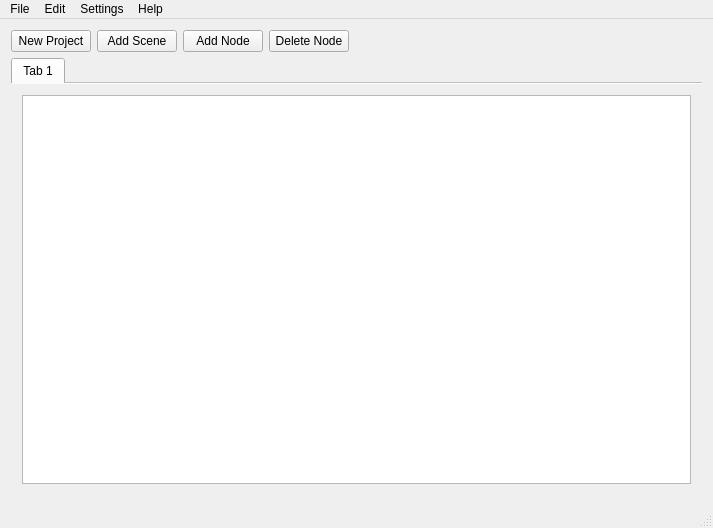
<?xml version="1.0" encoding="UTF-8"?>
<ui version="4.0">
 <class>MainWindow</class>
 <widget class="QMainWindow" name="MainWindow">
  <property name="geometry">
   <rect>
    <x>0</x>
    <y>0</y>
    <width>713</width>
    <height>528</height>
   </rect>
  </property>
  <property name="windowTitle">
   <string>MAudio Editor</string>
  </property>
  <widget class="QWidget" name="centralWidget">
   <layout class="QGridLayout" name="gridLayout">
    <item row="0" column="0">
     <layout class="QVBoxLayout" name="verticalLayout">
      <item>
       <layout class="QHBoxLayout" name="horizontalLayout">
        <item>
         <widget class="QPushButton" name="pushButton_3">
          <property name="text">
           <string>New Project</string>
          </property>
         </widget>
        </item>
        <item>
         <widget class="QPushButton" name="pushButton_4">
          <property name="text">
           <string>Add Scene</string>
          </property>
         </widget>
        </item>
        <item>
         <widget class="QPushButton" name="pushButton_2">
          <property name="text">
           <string>Add Node</string>
          </property>
         </widget>
        </item>
        <item>
         <widget class="QPushButton" name="pushButton">
          <property name="text">
           <string>Delete Node</string>
          </property>
         </widget>
        </item>
        <item>
         <spacer name="horizontalSpacer">
          <property name="orientation">
           <enum>Qt::Horizontal</enum>
          </property>
          <property name="sizeHint" stdset="0">
           <size>
            <width>40</width>
            <height>20</height>
           </size>
          </property>
         </spacer>
        </item>
       </layout>
      </item>
      <item>
       <layout class="QHBoxLayout" name="horizontalLayout_2">
        <item>
         <widget class="QTabWidget" name="tabWidget">
          <property name="sizePolicy">
           <sizepolicy hsizetype="Expanding" vsizetype="Expanding">
            <horstretch>0</horstretch>
            <verstretch>0</verstretch>
           </sizepolicy>
          </property>
          <property name="tabPosition">
           <enum>QTabWidget::North</enum>
          </property>
          <property name="tabShape">
           <enum>QTabWidget::Rounded</enum>
          </property>
          <property name="currentIndex">
           <number>0</number>
          </property>
          <property name="elideMode">
           <enum>Qt::ElideNone</enum>
          </property>
          <property name="usesScrollButtons">
           <bool>true</bool>
          </property>
          <property name="documentMode">
           <bool>true</bool>
          </property>
          <property name="tabsClosable">
           <bool>false</bool>
          </property>
          <property name="movable">
           <bool>true</bool>
          </property>
          <widget class="QWidget" name="tab">
           <attribute name="title">
            <string>Tab 1</string>
           </attribute>
           <layout class="QGridLayout" name="gridLayout_2">
            <item row="0" column="0">
             <widget class="QGraphicsView" name="graphicsView"/>
            </item>
           </layout>
          </widget>
         </widget>
        </item>
       </layout>
      </item>
     </layout>
    </item>
   </layout>
   <zorder></zorder>
  </widget>
  <widget class="QMenuBar" name="menuBar">
   <property name="geometry">
    <rect>
     <x>0</x>
     <y>0</y>
     <width>713</width>
     <height>20</height>
    </rect>
   </property>
   <widget class="QMenu" name="menuFile">
    <property name="title">
     <string>File</string>
    </property>
    <addaction name="actionCreate_Sroject"/>
    <addaction name="actionOpen_Project"/>
    <addaction name="separator"/>
    <addaction name="actionSave"/>
    <addaction name="actionSave_Project_As"/>
   </widget>
   <widget class="QMenu" name="menuSettings">
    <property name="title">
     <string>Settings</string>
    </property>
    <addaction name="actionPreferences"/>
   </widget>
   <widget class="QMenu" name="menuHelp">
    <property name="title">
     <string>Help</string>
    </property>
    <addaction name="actionAbout"/>
    <addaction name="actionHelp"/>
   </widget>
   <widget class="QMenu" name="menuEdit">
    <property name="title">
     <string>Edit</string>
    </property>
    <addaction name="actionAdd_Node"/>
   </widget>
   <addaction name="menuFile"/>
   <addaction name="menuEdit"/>
   <addaction name="menuSettings"/>
   <addaction name="menuHelp"/>
  </widget>
  <widget class="QStatusBar" name="statusBar"/>
  <action name="actionOpen_Project">
   <property name="text">
    <string>Open Project</string>
   </property>
  </action>
  <action name="actionCreate_Sroject">
   <property name="text">
    <string>Create Project</string>
   </property>
  </action>
  <action name="actionSave_Project_As">
   <property name="text">
    <string>Save Project</string>
   </property>
  </action>
  <action name="actionSave">
   <property name="text">
    <string>Save</string>
   </property>
  </action>
  <action name="actionAdd_Node">
   <property name="text">
    <string>Add Node</string>
   </property>
  </action>
  <action name="actionAbout">
   <property name="text">
    <string>About</string>
   </property>
  </action>
  <action name="actionHelp">
   <property name="text">
    <string>Help</string>
   </property>
  </action>
  <action name="actionPreferences">
   <property name="text">
    <string>Preferences</string>
   </property>
  </action>
 </widget>
 <layoutdefault spacing="6" margin="11"/>
 <resources/>
 <connections/>
</ui>
